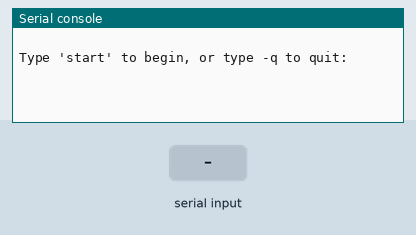
The program below on a simulated Raspberry Pi Pico running CircuitPython. Shown: the last lines printed to the serial console. The inputs (shaded band) are chosen by the test bench.

Above: at 1.2 s.
1.3 s: "5" typed at the serial console, then Enter
At 2.0 s:
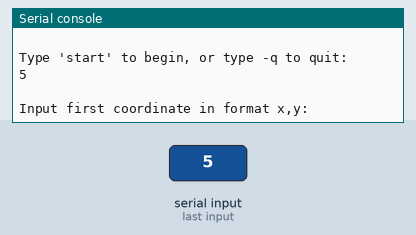
2.8 s: "-q" typed at the serial console, then Enter
At 3.2 s:
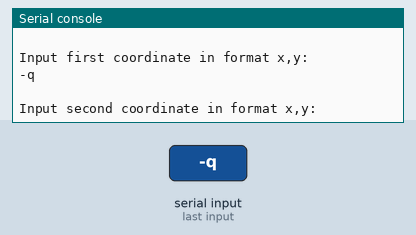
4.3 s: "90" typed at the serial console, then Enter
At 5.5 s:
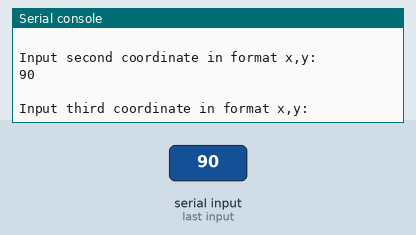
5.8 s: "200" typed at the serial console, then Enter
At 6.7 s:
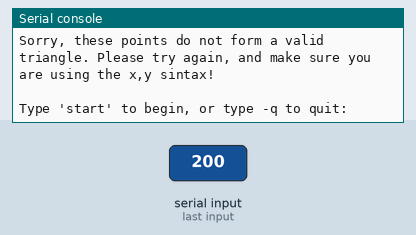

Measured:
- after the input at 1.3 s, the serial console: prints a new line at once (image 1)
- after the input at 2.8 s, the serial console: prints a new line at once (image 2)
- after the input at 4.3 s, the serial console: prints a new line at once (image 3)
- after the input at 5.8 s, the serial console: prints a new line at once (image 4)

The program:

landing_area_part_two.py
```python
#type:ignore
import board
import time
from adafruit_display_shapes.triangle import Triangle
from adafruit_display_shapes.line import Line
from adafruit_display_shapes.circle import Circle
import busio
import displayio
import terminalio
import adafruit_displayio_ssd1306
from adafruit_display_text import label
displayio.release_displays() #set up for OLED screen

sda_pin = board.GP16 #sets pin for sda
scl_pin = board.GP17 #sets pin for scl
i2c = busio.I2C(scl_pin, sda_pin) #sets i2c

display_bus = displayio.I2CDisplay(i2c, device_address = 0x3d, reset = board.GP2) #sets up OLED screen
display = adafruit_displayio_ssd1306.SSD1306(display_bus, width=128, height=64) #sets up OLED screen


def triangle_area(list_1, list_2, list_3): #creates function
    try:
        Ax = float(list_1[0]) #converts the first value in the first coordinate pair from a string to a useable number
        Ay = float(list_1[1]) #converts the second value in the first coordinate pair from a string to a useable number
        Bx= float(list_2[0])#converts the first value in the second coordinate pair from a string to a useable number
        By = float(list_2[1])#converts the second value in the second coordinate pair from a string to a useable number
        Cx = float(list_3[0])#converts the first value in the third coordinate pair from a string to a useable number
        Cy = float(list_3[1])#converts the second value in the third coordinate pair from a string to a useable number
        area = abs(Ax*(By-Cy) + Bx*(Cy - Ay) + Cx*(Ay - By))/2 #do the math for the area of a triangle

        splash = displayio.Group() #creates display group

        print(f"\nThe area of the triangle with vertices ({Ax},{Ay}), ({Bx},{By}), ({Cx},{Cy}) is {area} square km!")

        hline = Line(0,32,128,32, color=0xFFFF00) #sets color, start coordinates, and end coordinates of the line serving as the x-axis
        splash.append(hline) #adds to splash

        vline = Line(64,64,64,0, color=0xFFFF00) #sets color, start coordinates, and end coordinates of the line serving as the y-axis
        splash.append(vline) #adds to splash

        triangle = Triangle(int(Ax+64), int(-Ay+32), int(Bx+64), int(-By+32), int(Cx+64), int(-Cy+32), outline=0xFFFF00) #sets color and coordinates for vertices of a triangle
        splash.append(triangle)#adds to splash

        title = f"Area: {area}" #adds text with area of triangle to display group
        text_area = label.Label(terminalio.FONT, text = title, color = 0xFFFF00, x = 5, y= 5) #sets font, text, color, and location
        splash.append(text_area) #adds to splashs
        display.show(splash) #sends display group to OLED screen

        return area
    except: #if there are any errors do this
        print("\nSorry, these points do not form a valid triangle. Please try again, and make sure you are using the x,y sintax!")


cont = False #creates a variable and sets it to False
while not cont:
    #display.reset(splash)
    start = input("\nType 'start' to begin, or type -q to quit: ").lower() #prints a question to the REPL, then sets the variable "start" to the lowercase version of the user input
    if start == "-q": #if "-q" is input
        cont = True #breaks the loop
    else:
        coord_1 = input("\nInput first coordinate in format x,y: ") #asks a question, then takes user input
        list_1 = coord_1.split(",") #splits up the last input at the comma, and sets it equal to a new variable

        coord_2 = input("\nInput second coordinate in format x,y: ") #asks a question, then takes user input
        list_2 = coord_2.split(",") #splits up the last input at the comma, and sets it equal to a new variable

        coord_3 = input("\nInput third coordinate in format x,y: ") #asks a question, then takes user input
        list_3 = coord_3.split(",")  #splits up the last input at the comma, and sets it equal to a new variable
        triangle_area(list_1, list_2, list_3) #calls/uses the function created at the start of the code
```
